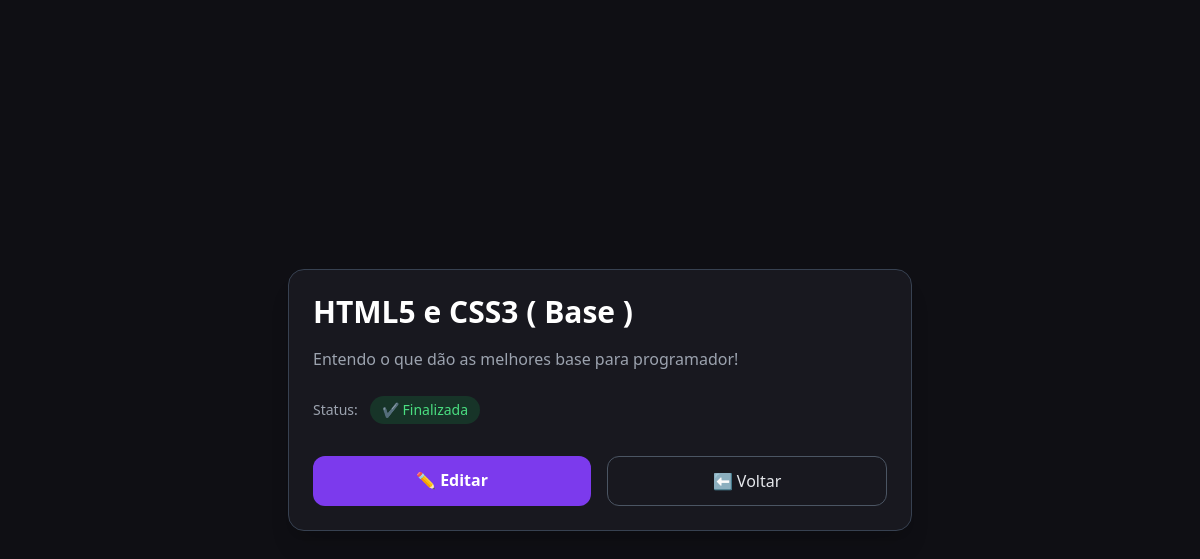
The page /tarefa/2/ on the database its author committed.
### tarefas/models.py (models this page shows)
class Tarefa(models.Model):
    titulo = models.CharField(max_length=100)
    descricao = models.TextField(blank=True)
    finalizado = models.BooleanField(default=False)
    criado_em = models.DateTimeField(auto_now_add=True)

### tarefas/views.py (the view)
# urls.py: path('tarefa/<int:tarefa_id>/', views.detalhes_tarefa, name='detalhes_tarefa'),
def detalhes_tarefa(request, tarefa_id):
    tarefa = get_object_or_404(Tarefa, id=tarefa_id)
    return render(request, 'tarefas/detalhe.html', {'tarefa': tarefa})

### tarefas/templates/tarefas/detalhe.html (shortened to what this page needs)
<!DOCTYPE html>
<html lang="pt-BR">
<head>
    <script src="https://cdn.tailwindcss.com"></script>
</head>
<body class="bg-dark text-gray-200 min-h-screen flex items-center justify-center">
    <div class="w-full max-w-2xl p-6">
        <div class="bg-card border border-gray-700 rounded-2xl p-6 shadow-xl">
            <h1 class="text-3xl font-bold text-white mb-4">
                {{ tarefa.titulo }}
            </h1>
            <p class="text-gray-400 leading-relaxed mb-6">
                {{ tarefa.descricao }}
            </p>
            <div class="mb-8">
                <span class="text-sm text-gray-400">Status:</span>
                {% if tarefa.finalizado %}
                    <span class="ml-2 inline-flex items-center px-3 py-1 rounded-full
                                 bg-green-600/20 text-green-400 text-sm font-medium">
                        ✔ Finalizada
                    </span>
                {% else %}
                    <span class="ml-2 inline-flex items-center px-3 py-1 rounded-full
                                 bg-yellow-600/20 text-yellow-400 text-sm font-medium">
                        ⏳ Pendente
                    </span>
                {% endif %}
            </div>
            <div class="flex flex-col sm:flex-row gap-4">
                <a href="{% url 'editar_tarefa' tarefa.id %}"
                   class="flex-1 text-center px-5 py-3 rounded-xl
                          bg-primary hover:bg-purple-700 transition
                          text-white font-semibold">
                    ✏️ Editar
                </a>
                <a href="{% url 'listar_tarefas' %}"
                   class="flex-1 text-center px-5 py-3 rounded-xl
                          border border-gray-600 hover:border-primary
                          hover:text-primary transition">
                    ⬅️ Voltar
                </a>
            </div>
        </div>
    </div>
</body>
</html>

### rows shown on the page
Tarefa: titulo "HTML5 e CSS3 ( Base )", descricao "Entendo o que dão as melhores base para programador!"
